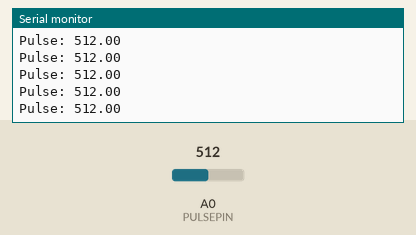
Simulated run of this sketch. Board: Arduino Uno, built with avr-gcc and run on an emulated ATmega328P. On the bench: the last lines printed to the serial monitor. Inputs (shaded band) come from the test bench; at power-on: A0 (PULSEPIN) = 512.

Above: at 7.2 s.
7.3 s: A0 (PULSEPIN) set to 989
At 8.1 s:
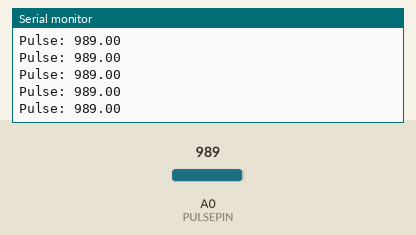
10.3 s: A0 (PULSEPIN) set to 1015
At 10.8 s:
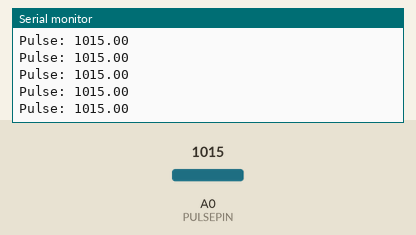
Timing chart, 0 to 13.3 s (numbered marks = the images above; inputs shaded):
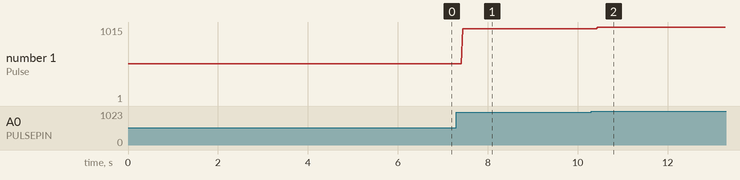

Measured:
- after the input at 7.3 s, the serial monitor: prints a new line after 0.14 s (image 1)
- after the input at 10.3 s, the serial monitor: prints a new line after 0.15 s (image 2)
- plotted number 1: 512 → 989 after the input at 7.3 s, 989 → 1 after the input at 10.3 s

The sketch:

nicePulseGraph.ino
```cpp
// makes a good, legible graph of the pulse
// CANNOT implement any pulseSensorPlayground functions other than threshold and analog

#define PULSEPIN A0
#include <PulseSensorPlayground.h>

PulseSensorPlayground pulseSensor;

void setup() {
  Serial.begin(4800);
  int threshold = 550;
  pulseSensor.setThreshold(threshold);

}

int count = 0;
void loop() {
    float pulseVal = analogRead(PULSEPIN);
    Serial.print("Pulse: ");
    Serial.println(pulseVal);
  }
```
